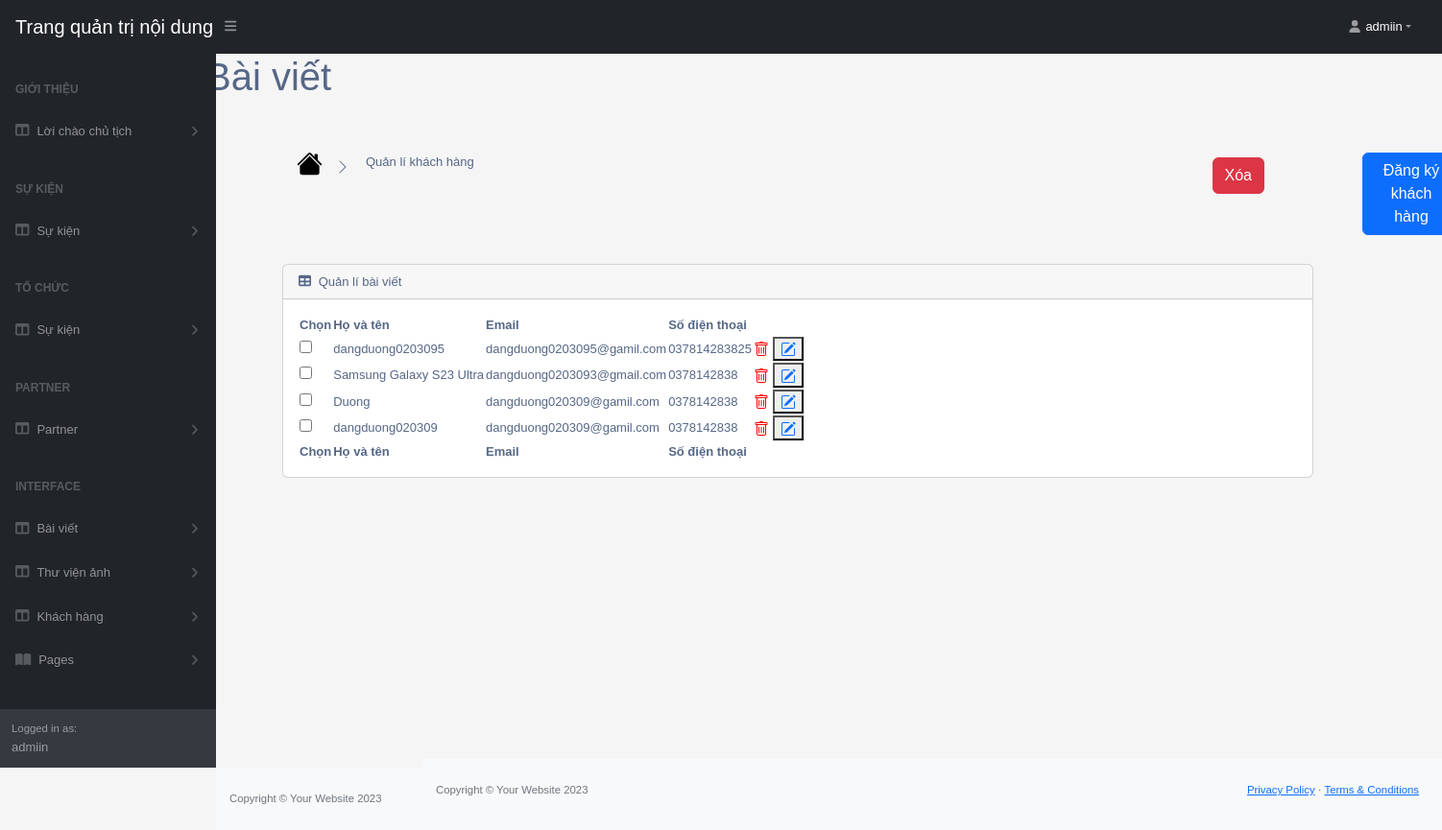
The page /customer/list/ (signed in) on the database its author committed.
### app/models.py (models this page shows, shortened)
class Customer(models.Model):
    name = models.CharField(max_length=200, null=False)
    email = models.EmailField(max_length=200, null=False)
    phone = models.CharField(max_length=200, null=False)

### app/views_customer.py (the view, shortened to what this page needs)
def customer_tables(request):
    if request.user.is_authenticated:
        customers = Customer.objects.all()
        return render(request, 'app/tables_customer.html', {'customers': customers})
    return render(request, 'app/tables_customer.html', {'customers': None})

### app/templates/app/tables_customer.html (shortened to what this page needs)
{% extends 'app/base.html' %}
{% load static %}
    {% block tables_customer %}
    <div class="container-fluid px-0 mt-0">
        <nav class="sb-topnav navbar navbar-expand navbar-dark bg-dark">
            <a class="navbar-brand ps-3" href="{% url '' %}">Trang quản trị nội dung</a>
            <button class="btn btn-link btn-sm order-1 order-lg-0 me-4 me-lg-0" id="sidebarToggle" href="#!"><i class="fas fa-bars"></i></button>
            <ul class="navbar-nav ms-auto ms-md-0 me-3 me-lg-4">
                <li class="nav-item dropdown">
                    <a class="nav-link dropdown-toggle" id="navbarDropdown" href="#" role="button" data-bs-toggle="dropdown" aria-expanded="false" ><i class="fas fa-user fa-fw" style="transform: translate(-3px, 0px);"></i><span style="color: white; transform: translate(18px, 16px);">{{request.user}}</span></a>
                </li>
            </ul>
        </nav>
        <div id="layoutSidenav">
            <div id="layoutSidenav_nav">
                <nav class="sb-sidenav accordion sb-sidenav-dark" id="sidenavAccordion">
                    <div class="sb-sidenav-menu">
                        <div class="nav">
                            <div class="sb-sidenav-menu-heading">Giới thiệu</div>
                            <a class="nav-link collapsed" href="#" data-bs-toggle="collapse" data-bs-target="#collapseLayout1" aria-expanded="false" aria-controls="collapseLayout1">
                                <div class="sb-nav-link-icon"><i class="fas fa-columns"></i></div>
                                Lời chào chủ tịch
                                <div class="sb-sidenav-collapse-arrow"><i class="fas fa-angle-down"></i></div>
                            </a>
                        <div class="sb-sidenav-menu-heading">Sự kiện</div>
                            <a class="nav-link collapsed" href="#" data-bs-toggle="collapse" data-bs-target="#collapseLayout2" aria-expanded="false" aria-controls="collapseLayout2">
                                <div class="sb-nav-link-icon"><i class="fas fa-columns"></i></div>
                                Sự kiện
                                <div class="sb-sidenav-collapse-arrow"><i class="fas fa-angle-down"></i></div>
                            </a>
                            <div class="sb-sidenav-menu-heading">Tổ chức</div>
                            <a class="nav-link collapsed" href="#" data-bs-toggle="collapse" data-bs-target="#collapseLayout3" aria-expanded="false" aria-controls="collapseLayout3">
                                <div class="sb-nav-link-icon"><i class="fas fa-columns"></i></div>
                                Sự kiện
                                <div class="sb-sidenav-collapse-arrow"><i class="fas fa-angle-down"></i></div>
                            </a>
                            <div class="sb-sidenav-menu-heading">Partner</div>
                            <a class="nav-link collapsed" href="#" data-bs-toggle="collapse" data-bs-target="#collapseLayout4" aria-expanded="false" aria-controls="collapseLayout4">
                                <div class="sb-nav-link-icon"><i class="fas fa-columns"></i></div>
                                Partner
                                <div class="sb-sidenav-collapse-arrow"><i class="fas fa-angle-down"></i></div>
                            </a>
                            <div class="sb-sidenav-menu-heading">Interface</div>
                            <a class="nav-link collapsed" href="#" data-bs-toggle="collapse" data-bs-target="#collapseLayout" aria-expanded="false" aria-controls="collapseLayout">
                                <div class="sb-nav-link-icon"><i class="fas fa-columns"></i></div>
                                Bài viết
                                <div class="sb-sidenav-collapse-arrow"><i class="fas fa-angle-down"></i></div>
                            </a>
                            <a class="nav-link collapsed" href="#" data-bs-toggle="collapse" data-bs-target="#collapseLayouts" aria-expanded="false" aria-controls="collapseLayouts">
                                <div class="sb-nav-link-icon"><i class="fas fa-columns"></i></div>
                                Thư viện ảnh
                                <div class="sb-sidenav-collapse-arrow"><i class="fas fa-angle-down"></i></div>
                            </a>
                            <a class="nav-link collapsed" href="#" data-bs-toggle="collapse" data-bs-target="#collapseLayoutss" aria-expanded="false" aria-controls="collapseLayoutss">
                                <div class="sb-nav-link-icon"><i class="fas fa-columns"></i></div>
                                Khách hàng
                                <div class="sb-sidenav-collapse-arrow"><i class="fas fa-angle-down"></i></div>
                            </a>
                            <a class="nav-link collapsed" href="#" data-bs-toggle="collapse" data-bs-target="#collapsePages" aria-expanded="false" aria-controls="collapsePages">
                                <div class="sb-nav-link-icon"><i class="fas fa-book-open"></i></div>
                                Pages
                                <div class="sb-sidenav-collapse-arrow"><i class="fas fa-angle-down"></i></div>
                            </a>
                        </div>
                    </div>
                    <div class="sb-sidenav-footer" style="visibility: {{user_login}}">
                        <div class="small">Logged in as:</div>
                        {{request.user}}
                    </div>
                </nav>
            </div>
            <div id="layoutSidenav_content">
                <main style="transform: translate(-130px, -50px);">
                    <div class="container-fluid px-1">
                    <div class="container-fluid" id="myDiv">
                        <h1 class="mt-4" style="transform: translate(-80px, -30px);">Bài viết</h1>
                <a href="{% url '' %}">
                </a>
                <a class="dropdown-item" href="{% url 'list_customer' %}" style="transform: translate(87px, -10px);">Quản lí khách hàng</a>
                        <a href="{% url 'customer' %}">
                            <button type="button" class="btn btn-primary" style="transform: translate(1125px, -30px); width: 9.5%">Đăng ký khách hàng</button>
                        </a>
                        <div class="card mb-4">
                            <div class="card-header">
                                <i class="fas fa-table me-1"></i>
                                Quản lí bài viết
                            </div>
                            <div class="card-body">
                                <form method="post" action="{% url 'list_customer' %}">
                                <table id="datatablesSimple">
                                    <thead>
                                        <tr>
                                            <th>Chọn</th>
                                            <th>Họ và tên</th>
                                            <th>Email</th>
                                            <th>Số điện thoại</th>
                                            <th></th>
                                        </tr>
                                    </thead>
                                    <tfoot>
                                        <tr>
                                            <th>Chọn</th>
                                            <th>Họ và tên</th>
                                            <th>Email</th>
                                            <th>Số điện thoại</th>
                                            <th></th>
                                        </tr>
                                    </tfoot>
                                    <tbody>
                                        {% for customer in customers %}
                                        <tr>
                                          <td>
                                              <input name="delete_id" type="checkbox" value="{{ customer.id }}">
                                          </td>
                                          <td>{{ customer.name }}</td>
                                          <td>{{ customer.email }}</td>
                                          <td>{{ customer.phone }}</td>
                                          <td>
                                        <button type="submit" name="delete_id" value="{{ customer.id }}" class="delete-button">
                                        </button>
                                        <button type="submit" name="edit_id" value="{{ customer.id }}" class="edit-button">
                                            <a type="submit" href="{% url 'edit_customer' %}" class="edit" data-toggle="modal">
                                            </a>
                                        </button>
                                          </td>
                                        </tr>
                                        {% endfor %}
                                      </tbody>
                                </table>
                                    <button type="submit" class="btn btn-danger" id="deleteButton" style="  position: fixed;  top: 101.5px; right: 55px;">Xóa</button>
                                </form>
                            </div>
                        </div>
                    </div>
                    </div>
                </main>
                <footer class="py-4 bg-light mt-auto">
                    <div class="container-fluid px-4">
                        <div class="d-flex align-items-center justify-content-between small">
                            <div class="text-muted">Copyright &copy; Your Website 2023</div>
                            <div>
                                <a href="#">Privacy Policy</a>
                                &middot;
                                <a href="#">Terms &amp; Conditions</a>
                            </div>
                        </div>
                    </div>
                </footer>
            </div>
        </div>
        </div>
    {% endblock tables_customer %}

### rows shown on the page
Customer: name "dangduong0203095", email "dangduong0203095@gamil.com", phone "037814283825", {{ customer.id }} 4 (drawn)
Customer: name "Samsung Galaxy S23 Ultra", email "dangduong0203093@gmail.com", phone "0378142838", {{ customer.id }} 5 (drawn)
Customer: name "Duong", email "dangduong020309@gamil.com", phone "0378142838", {{ customer.id }} 6 (drawn)
Customer: name "dangduong020309", email "dangduong020309@gamil.com", phone "0378142838", {{ customer.id }} 7 (drawn)

### other values the page prints
{{ request.user }} "admiin"
